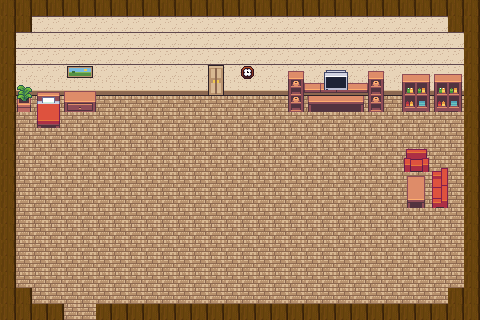

This game map was drawn from its Tiled (.tmx) file and the tilesets committed beside it. A one-line description and the full map source follow:
An orthogonal 30x20 tile map with 16x16 px tiles, 5 tile layers (Capa de patrones 1, Capa de patrones 2, Capa de patrones 3, Capa de patrones 5, ...), 4 tilesets.

<map version="1.10" tiledversion="1.12.2" orientation="orthogonal" renderorder="right-down" width="30" height="20" tilewidth="16" tileheight="16" infinite="0" nextlayerid="8" nextobjectid="1">
 <tileset firstgid="1" source="../tienda/meadowkeep_interior_lite_sheet_1x.tsx" />
 <tileset firstgid="129" source="../tienda/Inside_A4.tsx" />
 <tileset firstgid="2289" source="PPFurniture Pack-FreeV.tsx" />
 <tileset firstgid="3219" source="Interior.tsx" />
 <layer id="1" name="Capa de patrones 1" width="30" height="20">
  <data encoding="csv">
3,3,3,3,3,3,3,3,3,3,3,3,3,3,3,3,3,3,3,3,3,3,3,3,3,3,3,3,3,3,
3,3,3,3,3,3,3,3,3,3,3,3,3,3,3,3,3,3,3,3,3,3,3,3,3,3,3,3,3,3,
3,3,3,3,3,3,3,3,3,3,3,3,3,3,3,3,3,3,3,3,3,3,3,3,3,3,3,3,3,3,
3,3,3,3,3,3,3,3,3,3,3,3,3,3,3,3,3,3,3,3,3,3,3,3,3,3,3,3,3,3,
3,3,3,3,3,3,3,3,3,3,3,3,3,3,3,3,3,3,3,3,3,3,3,3,3,3,3,3,3,3,
3,3,3,3,3,3,3,3,3,3,3,3,3,3,3,3,3,3,3,3,3,3,3,3,3,3,3,3,3,3,
3,3,3,3,3,3,3,3,3,3,3,3,3,3,3,3,3,3,3,3,3,3,3,3,3,3,3,3,3,3,
3,3,3,3,3,3,3,3,3,3,3,3,3,3,3,3,3,3,3,3,3,3,3,3,3,3,3,3,3,3,
3,3,3,3,3,3,3,3,3,3,3,3,3,3,3,3,3,3,3,3,3,3,3,3,3,3,3,3,3,3,
3,3,3,3,3,3,3,3,3,3,3,3,3,3,3,3,3,3,3,3,3,3,3,3,3,3,3,3,3,3,
3,3,3,3,3,3,3,3,3,3,3,3,3,3,3,3,3,3,3,3,3,3,3,3,3,3,3,3,3,3,
3,3,3,3,3,3,3,3,3,3,3,3,3,3,3,3,3,3,3,3,3,3,3,3,3,3,3,3,3,3,
3,3,3,3,3,3,3,3,3,3,3,3,3,3,3,3,3,3,3,3,3,3,3,3,3,3,3,3,3,3,
3,3,3,3,3,3,3,3,3,3,3,3,3,3,3,3,3,3,3,3,3,3,3,3,3,3,3,3,3,3,
3,3,3,3,3,3,3,3,3,3,3,3,3,3,3,3,3,3,3,3,3,3,3,3,3,3,3,3,3,3,
3,3,3,3,3,3,3,3,3,3,3,3,3,3,3,3,3,3,3,3,3,3,3,3,3,3,3,3,3,3,
3,3,3,3,3,3,3,3,3,3,3,3,3,3,3,3,3,3,3,3,3,3,3,3,3,3,3,3,3,3,
3,3,3,3,3,3,3,3,3,3,3,3,3,3,3,3,3,3,3,3,3,3,3,3,3,3,3,3,3,3,
3,3,3,3,3,3,3,3,3,3,3,3,3,3,3,3,3,3,3,3,3,3,3,3,3,3,3,3,3,3,
3,3,3,3,3,3,3,3,3,3,3,3,3,3,3,3,3,3,3,3,3,3,3,3,3,3,3,3,3,3
</data>
 </layer>
 <layer id="2" name="Capa de patrones 2" width="30" height="20">
  <data encoding="csv">
53,53,53,53,53,53,53,53,53,53,53,53,53,53,53,53,53,53,53,53,53,53,53,53,53,53,53,53,53,53,
53,53,53,53,53,53,53,53,53,53,53,53,53,53,53,53,53,53,53,53,53,53,53,53,53,53,53,53,53,53,
53,53,53,53,53,53,53,53,53,53,53,53,53,53,53,53,53,53,53,53,53,53,53,53,53,53,53,53,53,53,
53,53,53,53,53,53,53,53,53,53,53,53,53,53,53,53,53,53,53,53,53,53,53,53,53,53,53,53,53,53,
53,53,53,53,53,53,53,53,53,53,53,53,53,53,53,53,53,53,53,53,53,53,53,53,53,53,53,53,53,53,
54,54,54,54,54,54,54,54,54,54,54,54,54,54,54,54,54,54,54,54,54,54,54,54,54,54,54,54,54,54,
0,0,0,0,0,0,0,0,0,0,0,0,0,0,0,0,0,0,0,0,0,0,0,0,0,0,0,0,0,0,
0,0,0,0,0,0,0,0,0,0,0,0,0,0,0,0,0,0,0,0,0,0,0,0,0,0,0,0,0,0,
0,0,0,0,0,0,0,0,0,0,0,0,0,0,0,0,0,0,0,0,0,0,0,0,0,0,0,0,0,0,
0,0,0,0,0,0,0,0,0,0,0,0,0,0,0,0,0,0,0,0,0,0,0,0,0,0,0,0,0,0,
0,0,0,0,0,0,0,0,0,0,0,0,0,0,0,0,0,0,0,0,0,0,0,0,0,0,0,0,0,0,
0,0,0,0,0,0,0,0,0,0,0,0,0,0,0,0,0,0,0,0,0,0,0,0,0,0,0,0,0,0,
0,0,0,0,0,0,0,0,0,0,0,0,0,0,0,0,0,0,0,0,0,0,0,0,0,0,0,0,0,0,
0,0,0,0,0,0,0,0,0,0,0,0,0,0,0,0,0,0,0,0,0,0,0,0,0,0,0,0,0,0,
0,0,0,0,0,0,0,0,0,0,0,0,0,0,0,0,0,0,0,0,0,0,0,0,0,0,0,0,0,0,
0,0,0,0,0,0,0,0,0,0,0,0,0,0,0,0,0,0,0,0,0,0,0,0,0,0,0,0,0,0,
0,0,0,0,0,0,0,0,0,0,0,0,0,0,0,0,0,0,0,0,0,0,0,0,0,0,0,0,0,0,
0,0,0,0,0,0,0,0,0,0,0,0,0,0,0,0,0,0,0,0,0,0,0,0,0,0,0,0,0,0,
0,0,0,0,0,0,0,0,0,0,0,0,0,0,0,0,0,0,0,0,0,0,0,0,0,0,0,0,0,0,
0,0,0,0,0,0,0,0,0,0,0,0,0,0,0,0,0,0,0,0,0,0,0,0,0,0,0,0,0,0
</data>
 </layer>
 <layer id="3" name="Capa de patrones 3" width="30" height="20">
  <data encoding="csv">
0,0,0,0,0,0,0,0,0,0,0,0,0,0,0,0,0,0,0,0,0,0,0,0,0,0,0,0,0,0,
0,0,0,0,0,0,0,0,0,0,0,0,0,0,0,0,0,0,0,0,0,0,0,0,0,0,0,0,0,0,
0,0,0,0,0,0,0,0,0,0,0,0,0,0,0,0,0,0,0,0,0,0,0,0,0,0,0,0,0,0,
0,0,0,0,0,0,0,0,0,0,0,0,0,0,0,0,0,0,0,0,0,0,0,0,0,0,0,0,0,0,
0,0,0,0,61,62,0,0,0,0,0,0,0,81,0,3231,0,0,2362,0,0,0,0,2362,0,2390,2391,2390,2391,0,
0,2887,2308,2309,2380,2381,0,0,0,0,0,0,0,82,0,0,0,0,2392,2935,2935,2935,2936,2392,0,2420,2421,2420,2421,0,
0,2917,2338,2339,2410,2411,0,0,0,0,0,0,0,0,0,0,0,0,2392,2354,2355,2355,2356,2392,0,2450,2451,2450,2451,0,
0,0,2368,2369,0,0,0,0,0,0,0,0,0,0,0,0,0,0,0,0,0,0,0,0,0,0,0,0,0,0,
0,0,0,0,0,0,0,0,0,0,0,0,0,0,0,0,0,0,0,0,0,0,0,0,0,0,0,0,0,0,
0,0,0,0,0,0,0,0,0,0,0,0,0,0,0,0,0,0,0,0,0,0,0,0,0,2428,2429,0,0,0,
0,0,0,0,0,0,0,0,0,0,0,0,0,0,0,0,0,0,0,0,0,0,0,0,0,2458,2459,2402,0,0,
0,0,0,0,0,0,0,0,0,0,0,0,0,0,0,0,0,0,0,0,0,0,0,0,0,2322,2323,2432,0,0,
0,0,0,0,0,0,0,0,0,0,0,0,0,0,0,0,0,0,0,0,0,0,0,0,0,2352,2353,2462,0,0,
0,0,0,0,0,0,0,0,0,0,0,0,0,0,0,0,0,0,0,0,0,0,0,0,0,0,0,0,0,0,
0,0,0,0,0,0,0,0,0,0,0,0,0,0,0,0,0,0,0,0,0,0,0,0,0,0,0,0,0,0,
0,0,0,0,0,0,0,0,0,0,0,0,0,0,0,0,0,0,0,0,0,0,0,0,0,0,0,0,0,0,
0,0,0,0,0,0,0,0,0,0,0,0,0,0,0,0,0,0,0,0,0,0,0,0,0,0,0,0,0,0,
0,0,0,0,0,0,0,0,0,0,0,0,0,0,0,0,0,0,0,0,0,0,0,0,0,0,0,0,0,0,
0,0,0,0,0,0,0,0,0,0,0,0,0,0,0,0,0,0,0,0,0,0,0,0,0,0,0,0,0,0,
0,0,0,0,0,0,0,0,0,0,0,0,0,0,0,0,0,0,0,0,0,0,0,0,0,0,0,0,0,0
</data>
 </layer>
 <layer id="7" name="Capa de patrones 5" width="30" height="20">
  <data encoding="csv">
0,0,0,0,0,0,0,0,0,0,0,0,0,0,0,0,0,0,0,0,0,0,0,0,0,0,0,0,0,0,
0,0,0,0,0,0,0,0,0,0,0,0,0,0,0,0,0,0,0,0,0,0,0,0,0,0,0,0,0,0,
0,0,0,0,0,0,0,0,0,0,0,0,0,0,0,0,0,0,0,0,0,0,0,0,0,0,0,0,0,0,
0,0,0,0,0,0,0,0,0,0,0,0,0,0,0,0,0,0,0,0,0,0,0,0,0,0,0,0,0,0,
0,0,0,0,0,0,0,0,0,0,0,0,0,0,0,0,0,0,0,0,2882,2883,0,0,0,0,0,0,0,0,
0,0,0,0,0,0,0,0,0,0,0,0,0,0,0,0,0,0,0,0,2912,2913,0,0,0,0,0,0,0,0,
0,0,0,0,0,0,0,0,0,0,0,0,0,0,0,0,0,0,0,0,0,0,0,0,0,0,0,0,0,0,
0,0,0,0,0,0,0,0,0,0,0,0,0,0,0,0,0,0,0,0,0,0,0,0,0,0,0,0,0,0,
0,0,0,0,0,0,0,0,0,0,0,0,0,0,0,0,0,0,0,0,0,0,0,0,0,0,0,0,0,0,
0,0,0,0,0,0,0,0,0,0,0,0,0,0,0,0,0,0,0,0,0,0,0,0,0,0,0,0,0,0,
0,0,0,0,0,0,0,0,0,0,0,0,0,0,0,0,0,0,0,0,0,0,0,0,0,0,0,0,0,0,
0,0,0,0,0,0,0,0,0,0,0,0,0,0,0,0,0,0,0,0,0,0,0,0,0,0,0,0,0,0,
0,0,0,0,0,0,0,0,0,0,0,0,0,0,0,0,0,0,0,0,0,0,0,0,0,0,0,0,0,0,
0,0,0,0,0,0,0,0,0,0,0,0,0,0,0,0,0,0,0,0,0,0,0,0,0,0,0,0,0,0,
0,0,0,0,0,0,0,0,0,0,0,0,0,0,0,0,0,0,0,0,0,0,0,0,0,0,0,0,0,0,
0,0,0,0,0,0,0,0,0,0,0,0,0,0,0,0,0,0,0,0,0,0,0,0,0,0,0,0,0,0,
0,0,0,0,0,0,0,0,0,0,0,0,0,0,0,0,0,0,0,0,0,0,0,0,0,0,0,0,0,0,
0,0,0,0,0,0,0,0,0,0,0,0,0,0,0,0,0,0,0,0,0,0,0,0,0,0,0,0,0,0,
0,0,0,0,0,0,0,0,0,0,0,0,0,0,0,0,0,0,0,0,0,0,0,0,0,0,0,0,0,0,
0,0,0,0,0,0,0,0,0,0,0,0,0,0,0,0,0,0,0,0,0,0,0,0,0,0,0,0,0,0
</data>
 </layer>
 <layer id="4" name="Capa de patrones 4" width="30" height="20">
  <data encoding="csv">
1379,1379,1379,1379,1379,1379,1379,1379,1379,1379,1379,1379,1379,1379,1379,1379,1379,1379,1379,1379,1379,1379,1379,1379,1379,1379,1379,1379,1379,1379,
1379,1379,0,0,0,0,0,0,0,0,0,0,0,0,0,0,0,0,0,0,0,0,0,0,0,0,0,0,1379,1379,
1379,0,0,0,0,0,0,0,0,0,0,0,0,0,0,0,0,0,0,0,0,0,0,0,0,0,0,0,0,1379,
1379,0,0,0,0,0,0,0,0,0,0,0,0,0,0,0,0,0,0,0,0,0,0,0,0,0,0,0,0,1379,
1379,0,0,0,0,0,0,0,0,0,0,0,0,0,0,0,0,0,0,0,0,0,0,0,0,0,0,0,0,1379,
1379,0,0,0,0,0,0,0,0,0,0,0,0,0,0,0,0,0,0,0,0,0,0,0,0,0,0,0,0,1379,
1379,0,0,0,0,0,0,0,0,0,0,0,0,0,0,0,0,0,0,0,0,0,0,0,0,0,0,0,0,1379,
1379,0,0,0,0,0,0,0,0,0,0,0,0,0,0,0,0,0,0,0,0,0,0,0,0,0,0,0,0,1379,
1379,0,0,0,0,0,0,0,0,0,0,0,0,0,0,0,0,0,0,0,0,0,0,0,0,0,0,0,0,1379,
1379,0,0,0,0,0,0,0,0,0,0,0,0,0,0,0,0,0,0,0,0,0,0,0,0,0,0,0,0,1379,
1379,0,0,0,0,0,0,0,0,0,0,0,0,0,0,0,0,0,0,0,0,0,0,0,0,0,0,0,0,1379,
1379,0,0,0,0,0,0,0,0,0,0,0,0,0,0,0,0,0,0,0,0,0,0,0,0,0,0,0,0,1379,
1379,0,0,0,0,0,0,0,0,0,0,0,0,0,0,0,0,0,0,0,0,0,0,0,0,0,0,0,0,1379,
1379,0,0,0,0,0,0,0,0,0,0,0,0,0,0,0,0,0,0,0,0,0,0,0,0,0,0,0,0,1379,
1379,0,0,0,0,0,0,0,0,0,0,0,0,0,0,0,0,0,0,0,0,0,0,0,0,0,0,0,0,1379,
1379,0,0,0,0,0,0,0,0,0,0,0,0,0,0,0,0,0,0,0,0,0,0,0,0,0,0,0,0,1379,
1379,0,0,0,0,0,0,0,0,0,0,0,0,0,0,0,0,0,0,0,0,0,0,0,0,0,0,0,0,1379,
1379,0,0,0,0,0,0,0,0,0,0,0,0,0,0,0,0,0,0,0,0,0,0,0,0,0,0,0,0,1379,
1379,1379,0,0,0,0,0,0,0,0,0,0,0,0,0,0,0,0,0,0,0,0,0,0,0,0,0,0,1379,1379,
1379,1379,1379,1379,0,0,1379,1379,1379,1379,1379,1379,1379,1379,1379,1379,1379,1379,1379,1379,1379,1379,1379,1379,1379,1379,1379,1379,1379,1379
</data>
 </layer>
</map>
